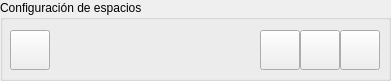
   <widget class="QGroupBox" name="ce_group">
    <property name="geometry">
     <rect>
      <x>10</x>
      <y>690</y>
      <width>391</width>
      <height>81</height>
     </rect>
    </property>
    <property name="title">
     <string>Configuración de espacios</string>
    </property>
    <widget class="QPushButton" name="ce_btn_clear">
     <property name="geometry">
      <rect>
       <x>300</x>
       <y>30</y>
       <width>40</width>
       <height>40</height>
      </rect>
     </property>
     <property name="minimumSize">
      <size>
       <width>40</width>
       <height>40</height>
      </size>
     </property>
     <property name="maximumSize">
      <size>
       <width>40</width>
       <height>40</height>
      </size>
     </property>
     <property name="toolTip">
      <string>&lt;html&gt;&lt;head/&gt;&lt;body&gt;&lt;p&gt;Limpiar&lt;/p&gt;&lt;/body&gt;&lt;/html&gt;</string>
     </property>
     <property name="text">
      <string/>
     </property>
     <property name="icon">
      <iconset>
       <normaloff>../icons/limpiar.png</normaloff>../icons/limpiar.png</iconset>
     </property>
     <property name="iconSize">
      <size>
       <width>32</width>
       <height>32</height>
      </size>
     </property>
    </widget>
    <widget class="QPushButton" name="ce_btn_view">
     <property name="geometry">
      <rect>
       <x>260</x>
       <y>30</y>
       <width>40</width>
       <height>40</height>
      </rect>
     </property>
     <property name="minimumSize">
      <size>
       <width>40</width>
       <height>40</height>
      </size>
     </property>
     <property name="maximumSize">
      <size>
       <width>40</width>
       <height>40</height>
      </size>
     </property>
     <property name="toolTip">
      <string>&lt;html&gt;&lt;head/&gt;&lt;body&gt;&lt;p&gt;Ver imagen&lt;/p&gt;&lt;/body&gt;&lt;/html&gt;</string>
     </property>
     <property name="text">
      <string/>
     </property>
     <property name="icon">
      <iconset>
       <normaloff>../icons/ver.png</normaloff>../icons/ver.png</iconset>
     </property>
     <property name="iconSize">
      <size>
       <width>32</width>
       <height>32</height>
      </size>
     </property>
    </widget>
    <widget class="QPushButton" name="ce_btn_delete">
     <property name="geometry">
      <rect>
       <x>340</x>
       <y>30</y>
       <width>40</width>
       <height>40</height>
      </rect>
     </property>
     <property name="minimumSize">
      <size>
       <width>40</width>
       <height>40</height>
      </size>
     </property>
     <property name="maximumSize">
      <size>
       <width>40</width>
       <height>40</height>
      </size>
     </property>
     <property name="toolTip">
      <string>&lt;html&gt;&lt;head/&gt;&lt;body&gt;&lt;p&gt;Limpiar&lt;/p&gt;&lt;/body&gt;&lt;/html&gt;</string>
     </property>
     <property name="text">
      <string/>
     </property>
     <property name="icon">
      <iconset>
       <normaloff>../icons/eliminar.png</normaloff>../icons/eliminar.png</iconset>
     </property>
     <property name="iconSize">
      <size>
       <width>32</width>
       <height>32</height>
      </size>
     </property>
    </widget>
    <widget class="QPushButton" name="ce_btn_start">
     <property name="geometry">
      <rect>
       <x>10</x>
       <y>30</y>
       <width>40</width>
       <height>40</height>
      </rect>
     </property>
     <property name="minimumSize">
      <size>
       <width>40</width>
       <height>40</height>
      </size>
     </property>
     <property name="maximumSize">
      <size>
       <width>40</width>
       <height>40</height>
      </size>
     </property>
     <property name="toolTip">
      <string>&lt;html&gt;&lt;head/&gt;&lt;body&gt;&lt;p&gt;Dibujar coordenadas&lt;/p&gt;&lt;/body&gt;&lt;/html&gt;</string>
     </property>
     <property name="styleSheet">
      <string notr="true">border-color: rgb(255, 85, 0);</string>
     </property>
     <property name="text">
      <string/>
     </property>
     <property name="icon">
      <iconset>
       <normaloff>../icons/iniciar.png</normaloff>../icons/iniciar.png</iconset>
     </property>
     <property name="iconSize">
      <size>
       <width>36</width>
       <height>36</height>
      </size>
     </property>
    </widget>
   </widget>
